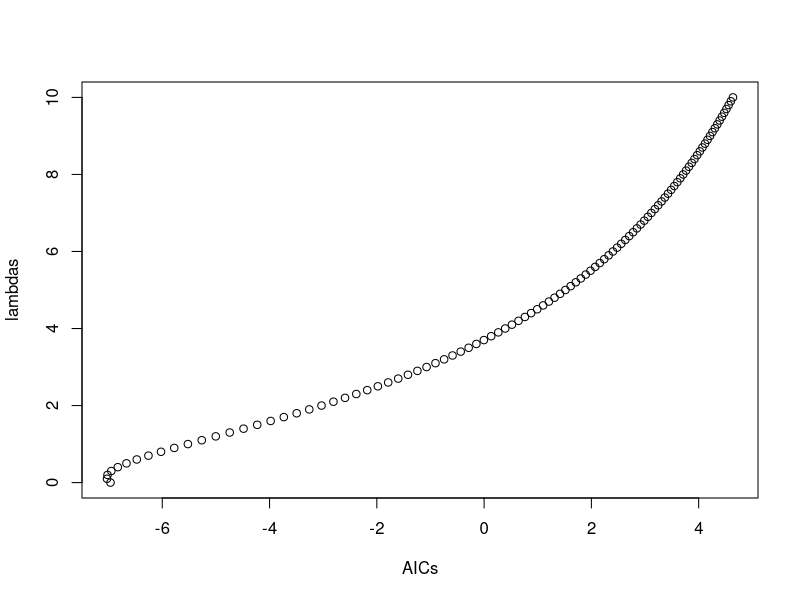
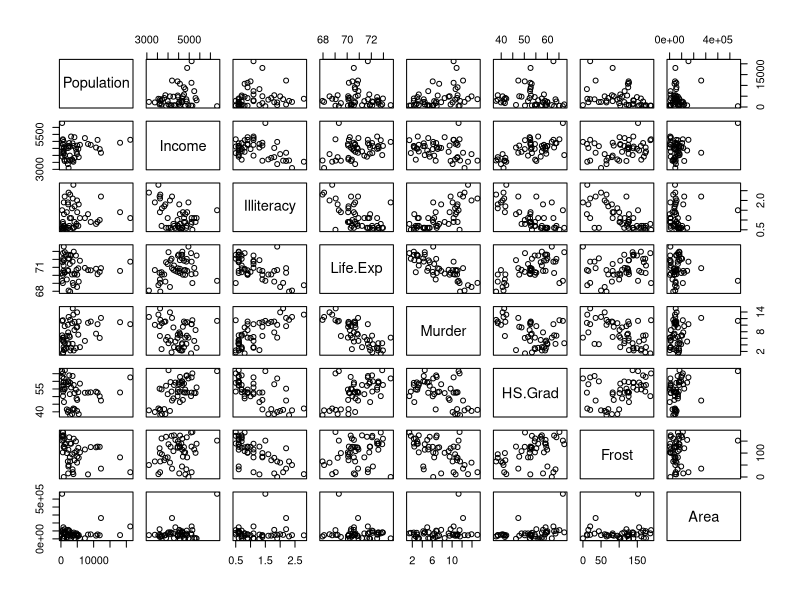
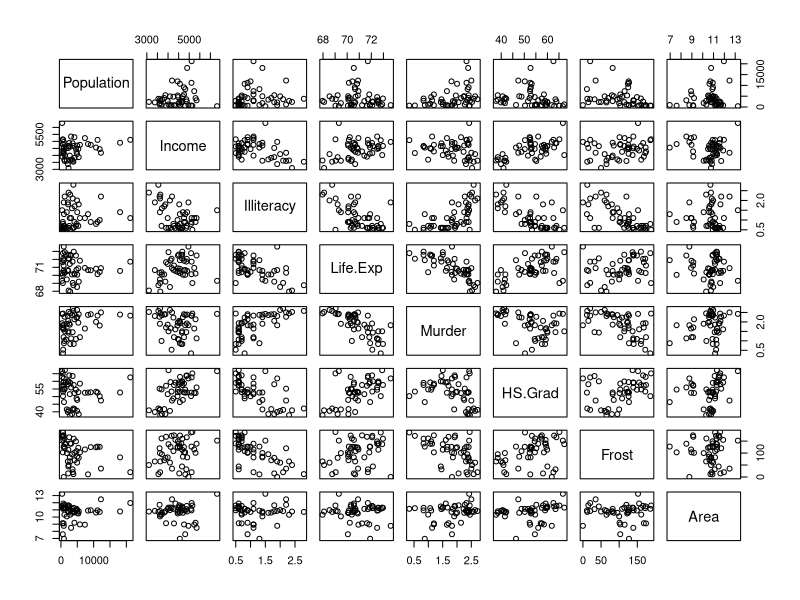
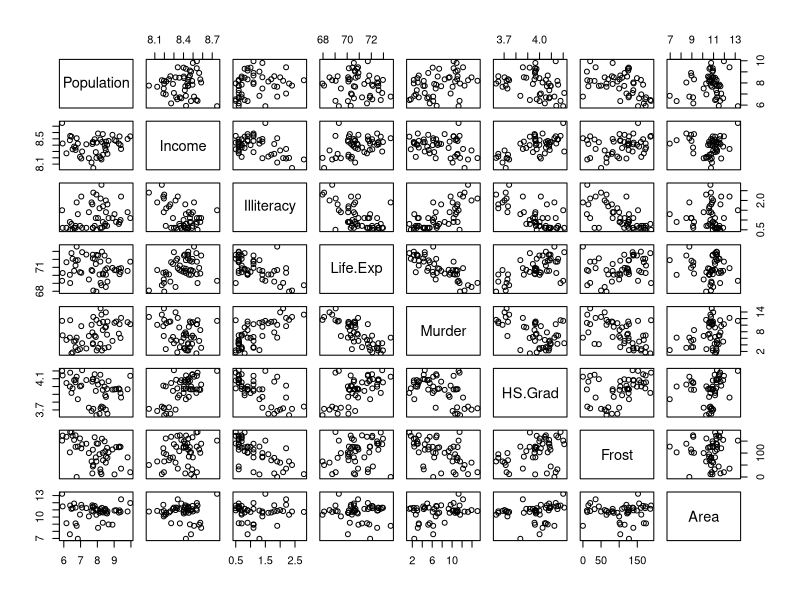
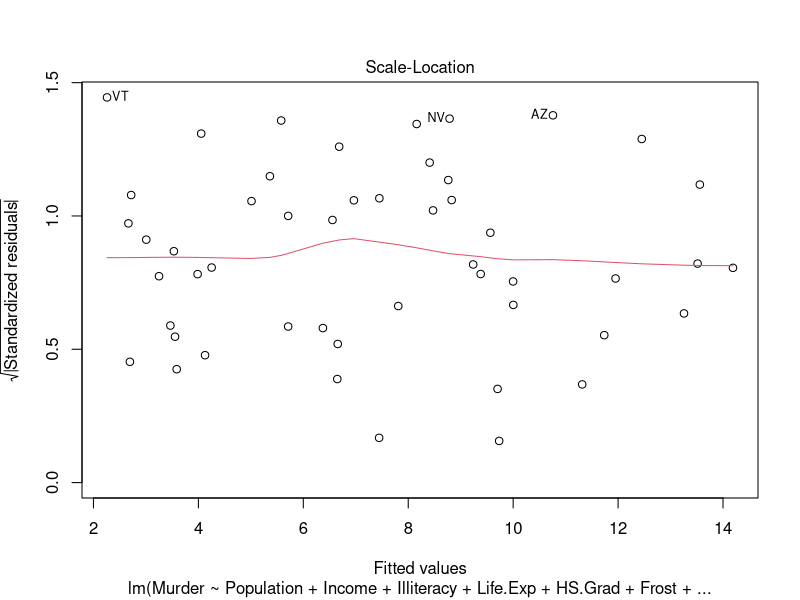

Reproduce these figures in R, in order.
# Assignment 2
y <- c(5.5, 5.9, 6.5, 5.9, 8.0, 9.0, 10.0, 10.8)
X <- cbind(rep(1, length(y)), c(7.2, 10.0, 9.0, 5.5, 9.0, 9.8, 14.5, 8.0), c(8.7, 9.4, 10, 9, 12, 11, 12, 13.7), c(5.5, 4.4, 4.0, 7, 5, 6.2, 5.8, 3.9))
n <- length(y)
p <- dim(X)[2]

# (a)
b <- solve(t(X) %*% X, t(X) %*% y)
s2 <- sum((y-X%*%b)^2) / (n-p)
print(b)
print(s2)
# (b)
XTX.inverse <- solve(t(X) %*% X) # sigma2 >= 0
# b0 and b3 and  have the highest covariance

# (c)
t <- c(1, 8, 9, 5)
t(t) %*% b + c(-1, 1) * qt(0.995, df=n-p) * sqrt(s2) * sqrt(t %*% solve(t(X) %*% X) %*% t)

# (d)
# 90% Prediction interval
t(t) %*% b + c(-1, 1) * qt(0.95, df=n-p) * sqrt(s2) * sqrt(1 + t %*% solve(t(X) %*% X) %*% t)
pt(2.131847, n-p)

# (e)
# Testing corrected sum of square
H <- X %*% solve(t(X) %*% X) %*% t(X)
SSReg <- t(y) %*% H %*% y
SSRes <- sum((y-X%*%b)^2)

numerator <- (SSReg - (sum(y))^2 / n) / (p-1)
denominator <- SSRes / (n-p)
fvalue <- numerator / denominator
pf(fvalue, p-1, n-p, lower=F)

# Reject H0 if we assume alpha = 0.05

## To check using R
model <- lm (y ~ X[,-1])
summary(model)

## Question 5
cost <- c(7.2, 10, 9, 5.5, 9, 9.8, 14.5, 8)
unemployment.rate <- c(8.7, 9.4, 10.0, 9.0, 12.0, 11.0, 12.0, 13.7)
interest.rate <- c(5.5, 4.4, 4.0, 7, 5, 6.2, 5.8, 3.9)
y <- c(5.5, 5.9, 6.5, 5.9, 8, 9, 10, 10.8)

lambda <- 0.5
# We scaled every predictor variable
cost <- scale(cost, center=TRUE, scale=TRUE)
unemployment.rate <- scale(unemployment.rate, center=TRUE, scale=TRUE)
interest.rate <- scale(interest.rate, center=TRUE, scale=TRUE)

y <- scale(y, center=TRUE, scale=FALSE)
X <- cbind(cost, unemployment.rate, interest.rate)

# Calculate b
b <- solve(t(X) %*% X + lambda * diag(3)) %*% t(X) %*% y

# (c)
lambdas <- c()
AICs <- c()
n <- 8
for (lambda in seq(0, 10, by=0.1)) {
  df <- sum(diag(X %*% solve(t(X) %*% X + lambda * diag(3)) %*% t(X)))
  b <- solve(t(X) %*% X + lambda * diag(3)) %*% t(X) %*% y
  SSRes <- sum((y - X %*% b)^2)
  AIC <- n * log(SSRes/n) + 2 * df
  lambdas <- c(lambdas, lambda)
  AICs <- c(AICs, AIC)
}

plot(AICs, lambdas)

## Question Four
# legendary transformation
data(state)
statedata <- data.frame(state.x77, row.names=state.abb, check.names=TRUE)
pairs(statedata)
statedata$Murder <- log((statedata$Murder))
statedata$Illiteracy <- (statedata$Illiteracy)
statedata$Area <- log(statedata$Area)
statedata$Population <- statedata$Population
pairs(statedata)

# legendary legendary transformation
data(state)
statedata <- data.frame(state.x77, row.names=state.abb, check.names=TRUE)
statedata$Population <- log(statedata$Population)
statedata$Income <- log(statedata$Income)
statedata$HS.Grad <- log(statedata$HS.Grad)
statedata$Area <- log(statedata$Area)
pairs(statedata)

model <- lm(Murder ~ Population + Income + Illiteracy + Life.Exp + HS.Grad + Frost + Area, data=statedata)
plot(model, which=3)





